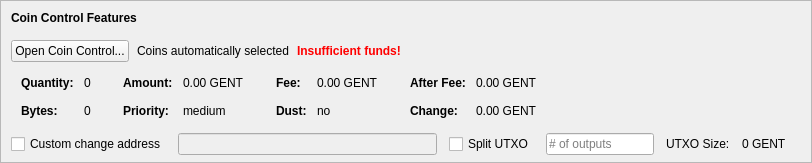
    <widget class="QFrame" name="frameCoinControl">
     <property name="sizePolicy">
      <sizepolicy hsizetype="Expanding" vsizetype="Expanding">
       <horstretch>0</horstretch>
       <verstretch>0</verstretch>
      </sizepolicy>
     </property>
     <property name="maximumSize">
      <size>
       <width>16777215</width>
       <height>16777215</height>
      </size>
     </property>
     <property name="frameShape">
      <enum>QFrame::StyledPanel</enum>
     </property>
     <property name="frameShadow">
      <enum>QFrame::Sunken</enum>
     </property>
     <layout class="QVBoxLayout" name="verticalLayoutCoinControl2">
      <property name="spacing">
       <number>0</number>
      </property>
      <property name="leftMargin">
       <number>0</number>
      </property>
      <property name="topMargin">
       <number>0</number>
      </property>
      <property name="rightMargin">
       <number>0</number>
      </property>
      <property name="bottomMargin">
       <number>6</number>
      </property>
      <item>
       <layout class="QVBoxLayout" name="verticalLayoutCoinControl" stretch="0,0,0,0,1">
        <property name="spacing">
         <number>0</number>
        </property>
        <property name="leftMargin">
         <number>10</number>
        </property>
        <property name="topMargin">
         <number>10</number>
        </property>
        <item>
         <layout class="QHBoxLayout" name="horizontalLayoutCoinControl1">
          <property name="bottomMargin">
           <number>15</number>
          </property>
          <item>
           <widget class="QLabel" name="labelCoinControlFeatures">
            <property name="sizePolicy">
             <sizepolicy hsizetype="Preferred" vsizetype="Maximum">
              <horstretch>0</horstretch>
              <verstretch>0</verstretch>
             </sizepolicy>
            </property>
            <property name="font">
             <font>
              <weight>75</weight>
              <bold>true</bold>
             </font>
            </property>
            <property name="styleSheet">
             <string notr="true">font-weight:bold;</string>
            </property>
            <property name="text">
             <string>Coin Control Features</string>
            </property>
           </widget>
          </item>
         </layout>
        </item>
        <item>
         <layout class="QHBoxLayout" name="horizontalLayoutCoinControl2" stretch="0,0,0,0">
          <property name="spacing">
           <number>8</number>
          </property>
          <property name="bottomMargin">
           <number>10</number>
          </property>
          <item>
           <widget class="QPushButton" name="pushButtonCoinControl">
            <property name="styleSheet">
             <string notr="true"/>
            </property>
            <property name="text">
             <string>Open Coin Control...</string>
            </property>
            <property name="autoDefault">
             <bool>false</bool>
            </property>
           </widget>
          </item>
          <item>
           <widget class="QLabel" name="labelCoinControlAutomaticallySelected">
            <property name="text">
             <string>Coins automatically selected</string>
            </property>
            <property name="margin">
             <number>5</number>
            </property>
           </widget>
          </item>
          <item>
           <widget class="QLabel" name="labelCoinControlInsuffFunds">
            <property name="font">
             <font>
              <weight>75</weight>
              <bold>true</bold>
             </font>
            </property>
            <property name="styleSheet">
             <string notr="true">color:red;font-weight:bold;</string>
            </property>
            <property name="text">
             <string>Insufficient funds!</string>
            </property>
            <property name="margin">
             <number>5</number>
            </property>
           </widget>
          </item>
          <item>
           <spacer name="horizontalSpacerCoinControl">
            <property name="orientation">
             <enum>Qt::Horizontal</enum>
            </property>
            <property name="sizeHint" stdset="0">
             <size>
              <width>40</width>
              <height>1</height>
             </size>
            </property>
           </spacer>
          </item>
         </layout>
        </item>
        <item>
         <widget class="QWidget" name="widgetCoinControl" native="true">
          <property name="sizePolicy">
           <sizepolicy hsizetype="Preferred" vsizetype="Preferred">
            <horstretch>0</horstretch>
            <verstretch>0</verstretch>
           </sizepolicy>
          </property>
          <property name="minimumSize">
           <size>
            <width>0</width>
            <height>0</height>
           </size>
          </property>
          <property name="styleSheet">
           <string notr="true"/>
          </property>
          <layout class="QHBoxLayout" name="horizontalLayoutCoinControl5">
           <property name="leftMargin">
            <number>0</number>
           </property>
           <property name="topMargin">
            <number>0</number>
           </property>
           <property name="rightMargin">
            <number>0</number>
           </property>
           <property name="bottomMargin">
            <number>0</number>
           </property>
           <item>
            <layout class="QHBoxLayout" name="horizontalLayoutCoinControl3" stretch="0,0,0,1">
             <property name="spacing">
              <number>20</number>
             </property>
             <property name="topMargin">
              <number>0</number>
             </property>
             <property name="bottomMargin">
              <number>10</number>
             </property>
             <item>
              <layout class="QFormLayout" name="formLayoutCoinControl1">
               <property name="horizontalSpacing">
                <number>10</number>
               </property>
               <property name="verticalSpacing">
                <number>14</number>
               </property>
               <property name="leftMargin">
                <number>10</number>
               </property>
               <property name="topMargin">
                <number>4</number>
               </property>
               <property name="rightMargin">
                <number>6</number>
               </property>
               <item row="0" column="0">
                <widget class="QLabel" name="labelCoinControlQuantityText">
                 <property name="font">
                  <font>
                   <weight>75</weight>
                   <bold>true</bold>
                  </font>
                 </property>
                 <property name="text">
                  <string>Quantity:</string>
                 </property>
                 <property name="margin">
                  <number>0</number>
                 </property>
                </widget>
               </item>
               <item row="0" column="1">
                <widget class="QLabel" name="labelCoinControlQuantity">
                 <property name="cursor">
                  <cursorShape>IBeamCursor</cursorShape>
                 </property>
                 <property name="contextMenuPolicy">
                  <enum>Qt::ActionsContextMenu</enum>
                 </property>
                 <property name="text">
                  <string notr="true">0</string>
                 </property>
                 <property name="margin">
                  <number>0</number>
                 </property>
                 <property name="textInteractionFlags">
                  <set>Qt::LinksAccessibleByMouse|Qt::TextSelectableByKeyboard|Qt::TextSelectableByMouse</set>
                 </property>
                </widget>
               </item>
               <item row="1" column="0">
                <widget class="QLabel" name="labelCoinControlBytesText">
                 <property name="font">
                  <font>
                   <weight>75</weight>
                   <bold>true</bold>
                  </font>
                 </property>
                 <property name="text">
                  <string>Bytes:</string>
                 </property>
                </widget>
               </item>
               <item row="1" column="1">
                <widget class="QLabel" name="labelCoinControlBytes">
                 <property name="cursor">
                  <cursorShape>IBeamCursor</cursorShape>
                 </property>
                 <property name="contextMenuPolicy">
                  <enum>Qt::ActionsContextMenu</enum>
                 </property>
                 <property name="text">
                  <string notr="true">0</string>
                 </property>
                 <property name="textInteractionFlags">
                  <set>Qt::LinksAccessibleByMouse|Qt::TextSelectableByKeyboard|Qt::TextSelectableByMouse</set>
                 </property>
                </widget>
               </item>
              </layout>
             </item>
             <item>
              <layout class="QFormLayout" name="formLayoutCoinControl2">
               <property name="horizontalSpacing">
                <number>10</number>
               </property>
               <property name="verticalSpacing">
                <number>14</number>
               </property>
               <property name="leftMargin">
                <number>6</number>
               </property>
               <property name="topMargin">
                <number>4</number>
               </property>
               <property name="rightMargin">
                <number>6</number>
               </property>
               <item row="0" column="0">
                <widget class="QLabel" name="labelCoinControlAmountText">
                 <property name="font">
                  <font>
                   <weight>75</weight>
                   <bold>true</bold>
                  </font>
                 </property>
                 <property name="text">
                  <string>Amount:</string>
                 </property>
                 <property name="margin">
                  <number>0</number>
                 </property>
                </widget>
               </item>
               <item row="0" column="1">
                <widget class="QLabel" name="labelCoinControlAmount">
                 <property name="cursor">
                  <cursorShape>IBeamCursor</cursorShape>
                 </property>
                 <property name="contextMenuPolicy">
                  <enum>Qt::ActionsContextMenu</enum>
                 </property>
                 <property name="text">
                  <string notr="true">0.00 GENT</string>
                 </property>
                 <property name="textInteractionFlags">
                  <set>Qt::LinksAccessibleByMouse|Qt::TextSelectableByKeyboard|Qt::TextSelectableByMouse</set>
                 </property>
                </widget>
               </item>
               <item row="1" column="0">
                <widget class="QLabel" name="labelCoinControlPriorityText">
                 <property name="font">
                  <font>
                   <weight>75</weight>
                   <bold>true</bold>
                  </font>
                 </property>
                 <property name="text">
                  <string>Priority:</string>
                 </property>
                </widget>
               </item>
               <item row="1" column="1">
                <widget class="QLabel" name="labelCoinControlPriority">
                 <property name="cursor">
                  <cursorShape>IBeamCursor</cursorShape>
                 </property>
                 <property name="contextMenuPolicy">
                  <enum>Qt::ActionsContextMenu</enum>
                 </property>
                 <property name="text">
                  <string>medium</string>
                 </property>
                 <property name="textInteractionFlags">
                  <set>Qt::LinksAccessibleByMouse|Qt::TextSelectableByKeyboard|Qt::TextSelectableByMouse</set>
                 </property>
                </widget>
               </item>
              </layout>
             </item>
             <item>
              <layout class="QFormLayout" name="formLayoutCoinControl3">
               <property name="horizontalSpacing">
                <number>10</number>
               </property>
               <property name="verticalSpacing">
                <number>14</number>
               </property>
               <property name="leftMargin">
                <number>6</number>
               </property>
               <property name="topMargin">
                <number>4</number>
               </property>
               <property name="rightMargin">
                <number>6</number>
               </property>
               <item row="0" column="0">
                <widget class="QLabel" name="labelCoinControlFeeText">
                 <property name="font">
                  <font>
                   <weight>75</weight>
                   <bold>true</bold>
                  </font>
                 </property>
                 <property name="text">
                  <string>Fee:</string>
                 </property>
                 <property name="margin">
                  <number>0</number>
                 </property>
                </widget>
               </item>
               <item row="0" column="1">
                <widget class="QLabel" name="labelCoinControlFee">
                 <property name="cursor">
                  <cursorShape>IBeamCursor</cursorShape>
                 </property>
                 <property name="contextMenuPolicy">
                  <enum>Qt::ActionsContextMenu</enum>
                 </property>
                 <property name="text">
                  <string notr="true">0.00 GENT</string>
                 </property>
                 <property name="textInteractionFlags">
                  <set>Qt::LinksAccessibleByMouse|Qt::TextSelectableByKeyboard|Qt::TextSelectableByMouse</set>
                 </property>
                </widget>
               </item>
               <item row="1" column="0">
                <widget class="QLabel" name="labelCoinControlLowOutputText">
                 <property name="font">
                  <font>
                   <weight>75</weight>
                   <bold>true</bold>
                  </font>
                 </property>
                 <property name="text">
                  <string>Dust:</string>
                 </property>
                </widget>
               </item>
               <item row="1" column="1">
                <widget class="QLabel" name="labelCoinControlLowOutput">
                 <property name="cursor">
                  <cursorShape>IBeamCursor</cursorShape>
                 </property>
                 <property name="contextMenuPolicy">
                  <enum>Qt::ActionsContextMenu</enum>
                 </property>
                 <property name="text">
                  <string>no</string>
                 </property>
                 <property name="textInteractionFlags">
                  <set>Qt::LinksAccessibleByMouse|Qt::TextSelectableByKeyboard|Qt::TextSelectableByMouse</set>
                 </property>
                </widget>
               </item>
              </layout>
             </item>
             <item>
              <layout class="QFormLayout" name="formLayoutCoinControl4">
               <property name="horizontalSpacing">
                <number>10</number>
               </property>
               <property name="verticalSpacing">
                <number>14</number>
               </property>
               <property name="leftMargin">
                <number>6</number>
               </property>
               <property name="topMargin">
                <number>4</number>
               </property>
               <property name="rightMargin">
                <number>6</number>
               </property>
               <item row="0" column="0">
                <widget class="QLabel" name="labelCoinControlAfterFeeText">
                 <property name="font">
                  <font>
                   <weight>75</weight>
                   <bold>true</bold>
                  </font>
                 </property>
                 <property name="text">
                  <string>After Fee:</string>
                 </property>
                 <property name="margin">
                  <number>0</number>
                 </property>
                </widget>
               </item>
               <item row="0" column="1">
                <widget class="QLabel" name="labelCoinControlAfterFee">
                 <property name="cursor">
                  <cursorShape>IBeamCursor</cursorShape>
                 </property>
                 <property name="contextMenuPolicy">
                  <enum>Qt::ActionsContextMenu</enum>
                 </property>
                 <property name="text">
                  <string notr="true">0.00 GENT</string>
                 </property>
                 <property name="textInteractionFlags">
                  <set>Qt::LinksAccessibleByMouse|Qt::TextSelectableByKeyboard|Qt::TextSelectableByMouse</set>
                 </property>
                </widget>
               </item>
               <item row="1" column="0">
                <widget class="QLabel" name="labelCoinControlChangeText">
                 <property name="font">
                  <font>
                   <weight>75</weight>
                   <bold>true</bold>
                  </font>
                 </property>
                 <property name="text">
                  <string>Change:</string>
                 </property>
                </widget>
               </item>
               <item row="1" column="1">
                <widget class="QLabel" name="labelCoinControlChange">
                 <property name="cursor">
                  <cursorShape>IBeamCursor</cursorShape>
                 </property>
                 <property name="contextMenuPolicy">
                  <enum>Qt::ActionsContextMenu</enum>
                 </property>
                 <property name="text">
                  <string notr="true">0.00 GENT</string>
                 </property>
                 <property name="textInteractionFlags">
                  <set>Qt::LinksAccessibleByMouse|Qt::TextSelectableByKeyboard|Qt::TextSelectableByMouse</set>
                 </property>
                </widget>
               </item>
              </layout>
             </item>
            </layout>
           </item>
          </layout>
         </widget>
        </item>
        <item>
         <layout class="QHBoxLayout" name="horizontalLayoutCoinControl4" stretch="0,0,0,0,0,0,0">
          <property name="spacing">
           <number>12</number>
          </property>
          <property name="sizeConstraint">
           <enum>QLayout::SetDefaultConstraint</enum>
          </property>
          <property name="topMargin">
           <number>5</number>
          </property>
          <property name="rightMargin">
           <number>5</number>
          </property>
          <item>
           <widget class="QCheckBox" name="checkBoxCoinControlChange">
            <property name="toolTip">
             <string>If this is activated, but the change address is empty or invalid, change will be sent to a newly generated address.</string>
            </property>
            <property name="text">
             <string>Custom change address</string>
            </property>
           </widget>
          </item>
          <item>
           <widget class="QValidatedLineEdit" name="lineEditCoinControlChange">
            <property name="enabled">
             <bool>false</bool>
            </property>
            <property name="sizePolicy">
             <sizepolicy hsizetype="Expanding" vsizetype="Fixed">
              <horstretch>0</horstretch>
              <verstretch>0</verstretch>
             </sizepolicy>
            </property>
           </widget>
          </item>
          <item>
           <widget class="QCheckBox" name="splitBlockCheckBox">
            <property name="text">
             <string>Split UTXO</string>
            </property>
           </widget>
          </item>
          <item>
           <widget class="QLineEdit" name="splitBlockLineEdit">
            <property name="sizePolicy">
             <sizepolicy hsizetype="Fixed" vsizetype="Fixed">
              <horstretch>50</horstretch>
              <verstretch>0</verstretch>
             </sizepolicy>
            </property>
            <property name="placeholderText">
             <string># of outputs</string>
            </property>
           </widget>
          </item>
          <item>
           <widget class="QLabel" name="labelBlockSizeText">
            <property name="text">
             <string>UTXO Size:</string>
            </property>
           </widget>
          </item>
          <item>
           <widget class="QLabel" name="labelBlockSize">
            <property name="text">
             <string>0 GENT</string>
            </property>
           </widget>
          </item>
          <item>
           <widget class="QLabel" name="labelCoinControlChangeLabel">
            <property name="sizePolicy">
             <sizepolicy hsizetype="Preferred" vsizetype="Expanding">
              <horstretch>0</horstretch>
              <verstretch>0</verstretch>
             </sizepolicy>
            </property>
            <property name="minimumSize">
             <size>
              <width>0</width>
              <height>0</height>
             </size>
            </property>
            <property name="text">
             <string/>
            </property>
            <property name="margin">
             <number>3</number>
            </property>
           </widget>
          </item>
         </layout>
        </item>
        <item>
         <spacer name="verticalSpacerCoinControl">
          <property name="orientation">
           <enum>Qt::Vertical</enum>
          </property>
          <property name="sizeHint" stdset="0">
           <size>
            <width>800</width>
            <height>1</height>
           </size>
          </property>
         </spacer>
        </item>
       </layout>
      </item>
     </layout>
    </widget>
